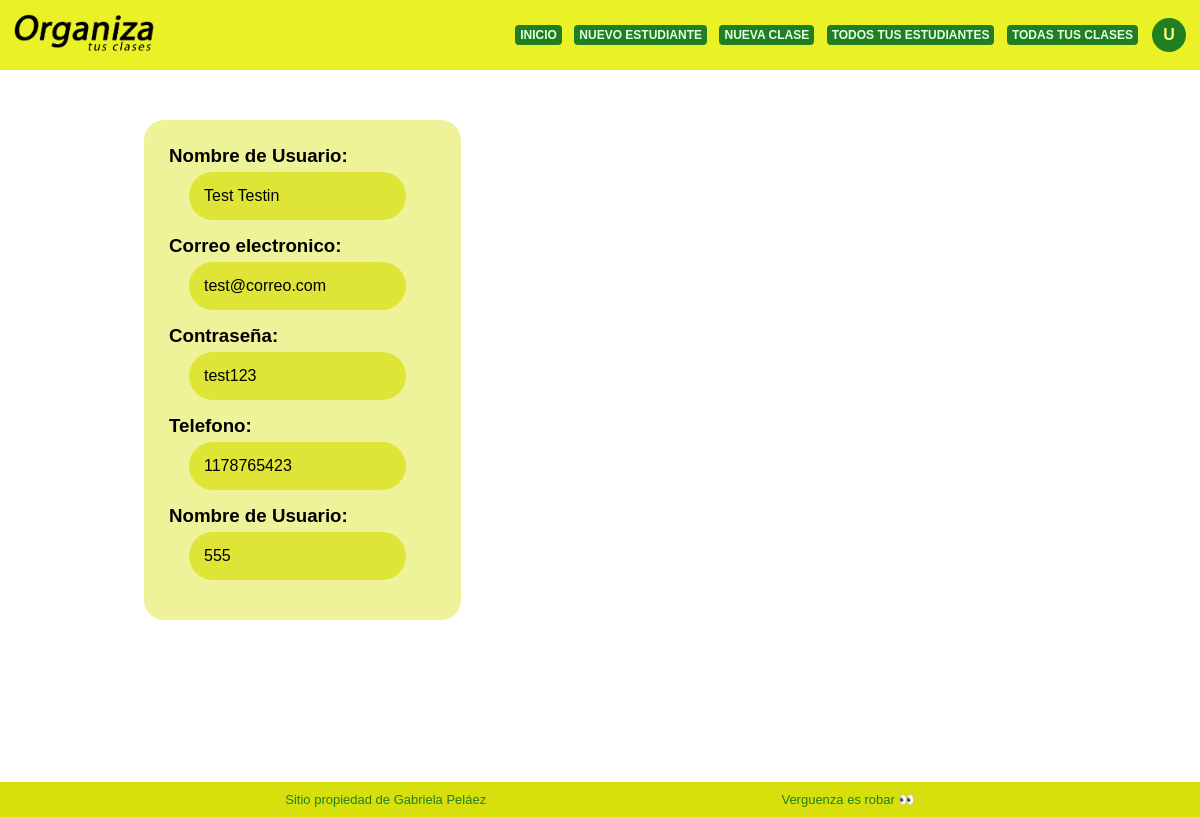
The app's page /usuari.php (signed in) with its own data.
### tables this page shows
CREATE TABLE `usuario` (
  `id_usu` int(11) NOT NULL,
  `nombre` varchar(11) NOT NULL,
  `apellido` varchar(11) NOT NULL,
  `correo` varchar(20) NOT NULL,
  `pass` varchar(15) NOT NULL,
  `telefono` int(14) NOT NULL,
  `avatar` varchar(13) NOT NULL
);

### usuari.php (the view, shortened to what this page needs)
<?php
include 'conn.php';
$usu_id = $_SESSION['userId'];
$sql="select * from usuario where id_usu ='$usu_id' ";
$query=mysqli_query($conexion, $sql);
$array=mysqli_fetch_array($query);
?>
<?php
if(isset($_SESSION['userId'])){
?>
<!DOCTYPE html>
<html lang="es">
<head>
    <link rel="stylesheet" href="estilos/estilosUsu.css">
    <link rel="stylesheet" href="https://cdn-uicons.flaticon.com/uicons-regular-rounded/css/uicons-regular-rounded.css">
</head>
<body>
    <div>
        <?php include 'nav.php' ?>
    <main>
        <section class="contenedor-usu">
            <div class="contenedor-data-usu">
                <div class="dato">
                    <h3>Nombre de Usuario: </h3>
                    <div><?php echo $array['nombre'] . " " . $array['apellido'] ?></div>
                </div>
                <div class="dato">
                    <h3>Correo electronico: </h3>
                    <div> <?php echo $array['correo'] ?></div>
                </div>
                <div class="dato">
                    <h3>Contraseña:</h3>
                    <div><?php echo $array['pass'] ?></div>
                </div>
                <div class="dato">
                    <h3>Telefono: </h3>
                    <div><?php echo $array['telefono'] ?></div>
                </div>
                <div class="dato">
                    <h3>Nombre de Usuario: </h3>
                    <div><?php echo $array['avatar'] ?></div>
                </div>
            </div>
        </section>
    </main>
    <?php include 'footer.php' ?>
</body>
</html>
<?php }
else{
    echo "no iniciaste sesion, redirigiendo...";
    header('refresh:3; url= login.html');
} ?>

### estilos/estilosUsu.css (style rules this page uses)
* { margin: 0; padding: 0; box-sizing: border-box; font-family: 'Noto Sans JP', sans-serif; }
html { scroll-behavior: smooth; }
main { padding-top: 50px; padding-left: 12%; display: flex; flex-flow: column; min-height: 89vh; }
.contenedor-usu { display: flex; flex-flow: row; padding: 25px; width: 30%; min-width: 280px; border-radius: 20px; background-color: rgb(215 224 13 / 42%); }
.contenedor-data-usu { width: -moz-available; width: -webkit-fill-available; }
.dato { margin-bottom: 15px; }
.dato div { margin-left: 20px; padding: 15px; border-radius: 25px; background-color: rgb(215 224 13 / 70%); }
.dato h3 { margin-bottom: 5px; }

### estilos/estilosNav.css (style rules this page uses)
* { margin: 0; padding: 0; box-sizing: border-box; font-family: 'Noto Sans JP', sans-serif; }

### records on screen
usuario: nombre "Test", apellido "Testin", correo "test@correo.com", pass "test123", telefono "1178765423", avatar "555"
